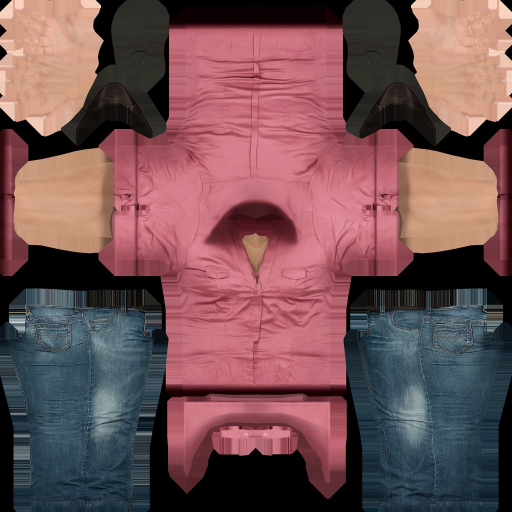
#> input picture island/assets/people/Female_Adult_01/body_color.jpg, 1024 x 1024 px (shown at 1/2 size)
$ python -i beachwear.py   (imports and definitions only)
#> lines starting #> are read from the running program, lines starting #| are printed output that depends on the picture; after the words box and inside, x2 and y2 are one past the last pixel; in counts of white or black regions, pixels touching at a corner belong together
"""Give the Rocketbox characters holiday clothes by recolouring their outfit
textures. Reads assets/people/<Avatar>/body_color.jpg and writes
body_beach.jpg next to it, keeping the fabric's folds and shading.
Safe to re-run: the original texture is never modified.

Usage: python3 tools/beachwear.py [avatar names...]
"""
import os
import sys
import random

import numpy as np
from PIL import Image, ImageDraw, ImageFilter

ROOT = os.path.join(os.path.dirname(__file__), '..', 'assets', 'people')


def hex_rgb(h):
    h = h.lstrip('#')
    return np.array([int(h[i:i + 2], 16) for i in (0, 2, 4)], float) / 255


def hawaiian(size, base='#0d7377', petals=('#ff7b54', '#ffd166', '#f6f1e7'), leaf='#2e8b57', seed=4):
    """A tiled hibiscus print, as a float RGB array in 0..1."""
    rnd = random.Random(seed)
    tile = 256
    im = Image.new('RGB', (tile, tile), base)
    d = ImageDraw.Draw(im)
    for _ in range(18):
        x, y, s = rnd.uniform(0, tile), rnd.uniform(0, tile), rnd.uniform(12, 22)
        for dx in (-tile, 0, tile):
            for dy in (-tile, 0, tile):
                cx, cy = x + dx, y + dy
                d.ellipse([cx - s * 1.6, cy - s * 0.35, cx + s * 0.4, cy + s * 0.35], fill=leaf)
                col = rnd.choice(petals)
                for k in range(5):
                    a = k / 5 * 6.283 + rnd.uniform(0, 0.3)
                    px, py = cx + np.cos(a) * s * 0.55, cy + np.sin(a) * s * 0.55
                    d.ellipse([px - s * 0.45, py - s * 0.45, px + s * 0.45, py + s * 0.45], fill=col)
                d.ellipse([cx - s * 0.18, cy - s * 0.18, cx + s * 0.18, cy + s * 0.18], fill='#8c2f39')
    big = Image.new('RGB', (size, size))
    for x in range(0, size, tile):
        for y in range(0, size, tile):
            big.paste(im, (x, y))
    return np.asarray(big, float) / 255


def recolour(img, mask, colour):
    """Repaint masked pixels with `colour` (RGB triple or HxWx3 array), keeping
    the original's light and shadow (folds, seams, creases)."""
    a = img.astype(float) / 255
    lum = a @ np.array([0.2126, 0.7152, 0.0722])
    mean = lum[mask > 0.5].mean()
    shade = np.clip(lum / max(mean, 1e-3), 0.35, 1.5)[..., None]
    target = colour if isinstance(colour, np.ndarray) and colour.ndim == 3 else np.broadcast_to(colour, a.shape)
    painted = np.clip(target * shade, 0, 1)
    m = mask[..., None]
    return ((a * (1 - m) + painted * m) * 255).round().astype(np.uint8)


def soft(mask):
    """Feather a boolean mask by a couple of pixels so seams don't look cut out."""
    im = Image.fromarray((mask * 255).astype(np.uint8)).filter(ImageFilter.GaussianBlur(1.5))
    return np.asarray(im, float) / 255


def rect(shape, x0, x1, y0, y1):
    h, w = shape[:2]
    yy, xx = np.mgrid[0:h, 0:w]
    return (xx >= x0 * w) & (xx < x1 * w) & (yy >= y0 * h) & (yy < y1 * h)


def channels(img):
    a = img.astype(float)
    r, g, b = a[..., 0], a[..., 1], a[..., 2]
    mx, mn = a.max(-1), a.min(-1)
    sat = (mx - mn) / np.maximum(mx, 1)
    return r, g, b, mx, sat


# [51 lines left out: functions dez, brenda, captain, pearl, bare_skin, not called in this run]


def gordon(img):
    # Tweed blazer and red jumper -> Hawaiian shirt (worn in the pool);
    # trousers -> orange board shorts above the knee, bare legs below.
    r, g, b, mx, sat = channels(img)
    skin = (r > b + 25) & (r > g + 5) & (r > 120)
    shoes = rect(img.shape, 0.2, 0.42, 0.84, 1) | rect(img.shape, 0.58, 0.8, 0.84, 1)
    cloth = (mx > 14) & ~skin & ~shoes
    leg_area = rect(img.shape, 0, 0.3, 0, 0.45) | rect(img.shape, 0.7, 1, 0, 0.45)
    legs = leg_area & cloth
    shorts = legs & rect(img.shape, 0, 1, 0, 0.235)
    shins = legs & ~shorts
    shirt = cloth & ~legs & ~rect(img.shape, 0, 1, 0.84, 1)
    img = recolour(img, soft(shorts), hawaiian(img.shape[0], base='#ff8c42', petals=('#fff3b0', '#ffffff', '#3a86ff'), leaf='#ffbe0b', seed=21))
    img = recolour(img, soft(shirt), hawaiian(img.shape[0], base='#1f6fb2', petals=('#ffd166', '#ffffff', '#ff7b54'), seed=9))
    return bare_skin(img, soft(shins), rect(img.shape, 0, 1, 0.84, 1))


# [44 lines left out: functions doris, walt, chad, not called in this run]


OUTFITS = {'Male_Adult_12': dez, 'Female_Adult_01': brenda, 'Male_Adult_14': captain, 'Female_Adult_14': pearl,
           'Male_Adult_03': gordon, 'Female_Adult_13': doris, 'Male_Adult_05': walt, 'Sports_Male_01': chad}

# [20 lines not run here, left out]

>>> import cv2
>>> picture = cv2.imread('../assets/people/Female_Adult_01/body_color.jpg', cv2.IMREAD_GRAYSCALE)
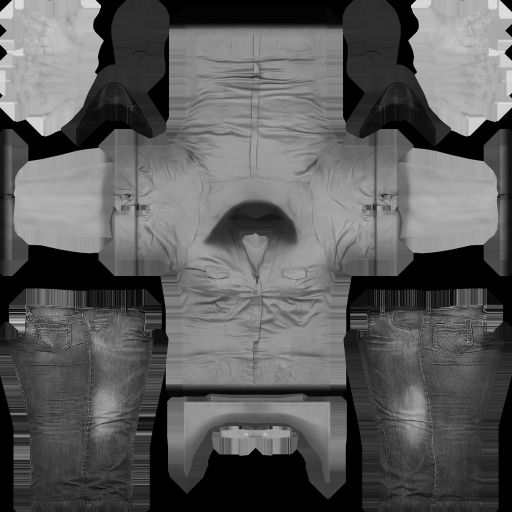
#> picture: shape (1024, 1024) (shown at 1/2 size); min 0, max 241, mean 92.1
>>> result = gordon(picture)
#> in channels, `r, g, b = a[..., 0], a[..., 1], a[..., 2]`: r = 1024 values, max 221 at index 207, min 0 at index 0, mean 34.78; g = 1024 values, max 224 at index 23, min 0 at index 0, mean 36.32; b = 1024 values, max 221 at index 207, min 0 at index 0, mean 38.28
#> in channels, `mx, mn = a.max(-1), a.min(-1)`: mx = 1024 values, max 241 at index 10, min 59 at index 1017, mean 173.2; mn = 1024 values, max 39 at index 724, min 0 at index 0, mean 4.04
#> in channels, `sat = (mx - mn) / np.maximum(mx, 1)`: sat = 1024 values, max 1 at index 0, min 0.755 at index 724, mean 0.976
#> in gordon, `cloth = (mx > 14) & ~skin & ~shoes`:
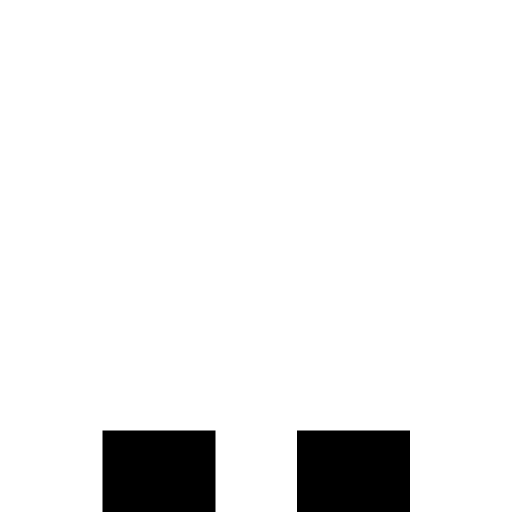
#> cloth: shape (1024, 1024) bool (shown at 1/2 size); 93% white; 2 black regions, box (x1, y1, x2, y2) and area: (205, 861, 431, 1024) 36838, (594, 861, 820, 1024) 36838
#> in gordon, `legs = leg_area & cloth`: legs: shape (1024, 1024) bool; 27% white; 2 white regions, box (x1, y1, x2, y2) and area: (0, 0, 308, 461) 141988, (717, 0, 1024, 461) 141527
#> in gordon, `shorts = legs & rect(img.shape, 0, 1, 0, 0.235)`: shorts: shape (1024, 1024) bool; 14.1% white; 2 white regions, box (x1, y1, x2, y2) and area: (0, 0, 308, 241) 74228, (717, 0, 1024, 241) 73987
#> in gordon, `shins = legs & ~shorts`:
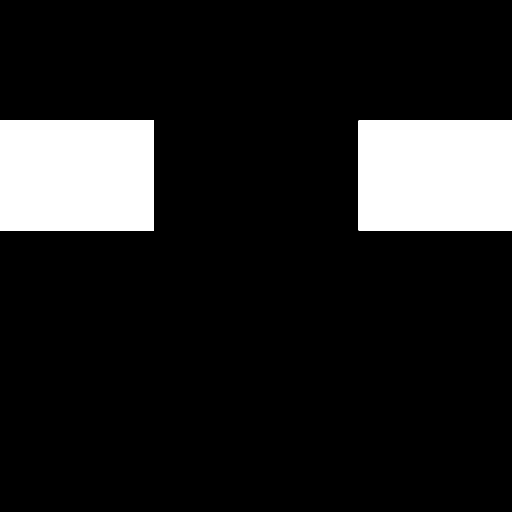
#> shins: shape (1024, 1024) bool (shown at 1/2 size); 12.9% white; 2 white regions, box (x1, y1, x2, y2) and area: (0, 241, 308, 461) 67760, (717, 241, 1024, 461) 67540
#> in gordon, `shirt = cloth & ~legs & ~rect(img.shape, 0, 1, 0.84, 1)`:
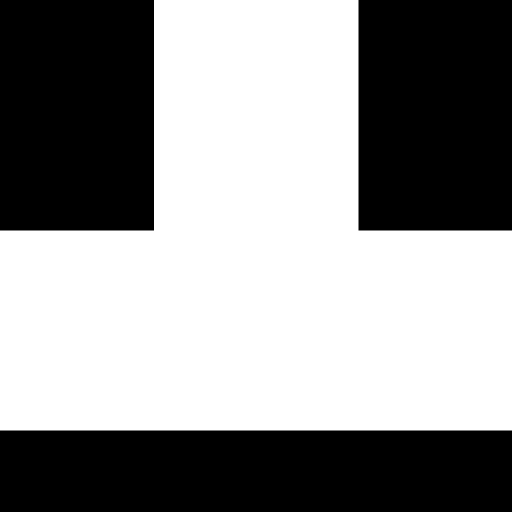
#> shirt: shape (1024, 1024) bool (shown at 1/2 size); 57% white; 3 black regions, box (x1, y1, x2, y2) and area: (0, 861, 1024, 1024) 166912, (0, 0, 308, 461) 141988, (717, 0, 1024, 461) 141527
#> in hawaiian, `im = Image.new('RGB', (tile, tile), base)`:
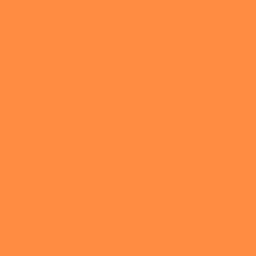
#> im: PIL image 256x256 RGB; mean R, G, B 255, 140, 66
#> the loop in hawaiian, `for _ in range(18):` made 18 passes
#> (x, y, s) on passes 1 to 12: (42.23, 176.6, 18.35), (98.76, 254.7, 15.87), (37.41, 38.71, 19.28), (14.51, 237.9, 15.88), (102.1, 83.84, 14.28), (102.8, 117.9, 18.66), (90.4, 76.28, 18.27), (191.6, 46.68, 21.74), (0.959, 170.1, 17.81), (5.42, 185.5, 17.95), (2.32, 77.47, 15.18), (86.24, 170.8, 14.31)
#> in hawaiian, `big = Image.new('RGB', (size, size))`: big: PIL image 1024x1024 RGB; every value is 0
#> after the loop in hawaiian, `for x in range(0, size, tile):`:
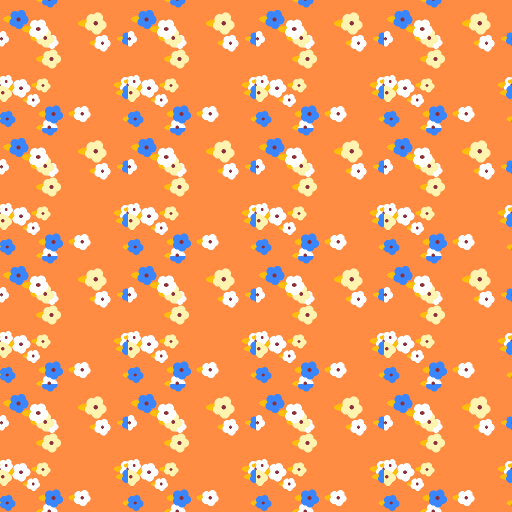
#> big: PIL image 1024x1024 RGB (shown at 1/2 size); mean R, G, B 243.4, 156, 96.8
#> after the loop in hawaiian, `for x in range(0, size, tile):`:
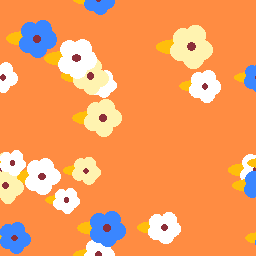
#> im: PIL image 256x256 RGB; mean R, G, B 243.4, 156, 96.8
#> (the run stopped early here; a loop or call above may not have finished)

$ run again, on island/assets/people/Female_Adult_01/head_color.jpg
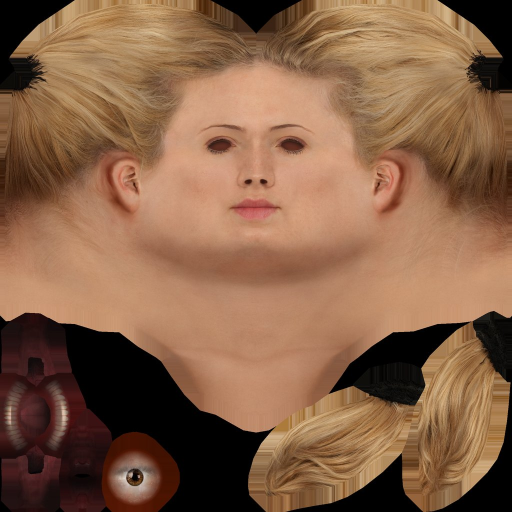
#> input picture island/assets/people/Female_Adult_01/head_color.jpg, 1024 x 1024 px (shown at 1/2 size)
#> `picture = cv2.imread('../assets/people/Female_Adult_01/body_color.jpg'..`:
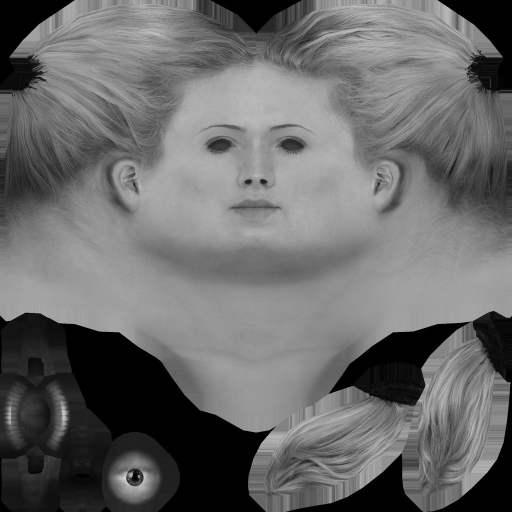
#> picture: shape (1024, 1024) (shown at 1/2 size); min 0, max 220, mean 106
#> in channels, `r, g, b = a[..., 0], a[..., 1], a[..., 2]`: r = 1024 values, max 163 at index 627, min 0 at index 0, mean 48.98; g = 1024 values, max 177 at index 630, min 0 at index 0, mean 49.24; b = 1024 values, max 162 at index 591, min 0 at index 0, mean 50.5
#> in channels, `mx, mn = a.max(-1), a.min(-1)`: mx = 1024 values, max 220 at index 956, min 127 at index 1023, mean 177.2; mn = 1024 values, max 142 at index 616, min 0 at index 0, mean 30.55
#> in channels, `sat = (mx - mn) / np.maximum(mx, 1)`: sat = 1024 values, max 1 at index 0, min 0.146 at index 601, mean 0.82
#> cloth: shape (1024, 1024) bool; 93% white; 2 black regions, box (x1, y1, x2, y2) and area: (205, 861, 431, 1024) 36838, (594, 861, 820, 1024) 36838
#> legs: shape (1024, 1024) bool; 27% white; 2 white regions, box (x1, y1, x2, y2) and area: (0, 0, 308, 461) 141988, (717, 0, 1024, 461) 141527
#> shorts: shape (1024, 1024) bool; 14.1% white; 2 white regions, box (x1, y1, x2, y2) and area: (0, 0, 308, 241) 74228, (717, 0, 1024, 241) 73987
#> shins: shape (1024, 1024) bool; 12.9% white; 2 white regions, box (x1, y1, x2, y2) and area: (0, 241, 308, 461) 67760, (717, 241, 1024, 461) 67540
#> shirt: shape (1024, 1024) bool; 57% white; 3 black regions, box (x1, y1, x2, y2) and area: (0, 861, 1024, 1024) 166912, (0, 0, 308, 461) 141988, (717, 0, 1024, 461) 141527
#> the loop in hawaiian, `for _ in range(18):` made 18 passes
#> (x, y, s) on passes 1 to 8: (42.23, 176.6, 18.35), (98.76, 254.7, 15.87), (37.41, 38.71, 19.28), (14.51, 237.9, 15.88), (102.1, 83.84, 14.28), (102.8, 117.9, 18.66), (90.4, 76.28, 18.27), (191.6, 46.68, 21.74)
